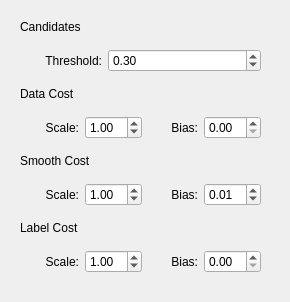
           <widget class="QWidget" name="similarity_tab">
            <attribute name="title">
             <string>Similarity</string>
            </attribute>
            <layout class="QVBoxLayout" name="verticalLayout_8">
             <item>
              <layout class="QVBoxLayout" name="verticalLayout_7">
               <item>
                <widget class="QWidget" name="widget_14" native="true">
                 <layout class="QVBoxLayout" name="verticalLayout_17">
                  <item>
                   <widget class="QLabel" name="label_49">
                    <property name="text">
                     <string>Candidates </string>
                    </property>
                   </widget>
                  </item>
                  <item>
                   <widget class="QWidget" name="widget_23" native="true">
                    <layout class="QHBoxLayout" name="horizontalLayout_19">
                     <item>
                      <widget class="QLabel" name="label_50">
                       <property name="sizePolicy">
                        <sizepolicy hsizetype="Fixed" vsizetype="Preferred">
                         <horstretch>0</horstretch>
                         <verstretch>0</verstretch>
                        </sizepolicy>
                       </property>
                       <property name="minimumSize">
                        <size>
                         <width>73</width>
                         <height>0</height>
                        </size>
                       </property>
                       <property name="text">
                        <string>Threshold:</string>
                       </property>
                       <property name="alignment">
                        <set>Qt::AlignRight|Qt::AlignTrailing|Qt::AlignVCenter</set>
                       </property>
                      </widget>
                     </item>
                     <item>
                      <widget class="QDoubleSpinBox" name="sim_threshold">
                       <property name="value">
                        <double>0.300000000000000</double>
                       </property>
                      </widget>
                     </item>
                    </layout>
                   </widget>
                  </item>
                  <item>
                   <widget class="QLabel" name="label_3">
                    <property name="text">
                     <string>Data Cost</string>
                    </property>
                   </widget>
                  </item>
                  <item>
                   <widget class="QWidget" name="widget_3" native="true">
                    <layout class="QHBoxLayout" name="horizontalLayout_4">
                     <item>
                      <widget class="QLabel" name="label_7">
                       <property name="sizePolicy">
                        <sizepolicy hsizetype="Fixed" vsizetype="Preferred">
                         <horstretch>0</horstretch>
                         <verstretch>0</verstretch>
                        </sizepolicy>
                       </property>
                       <property name="minimumSize">
                        <size>
                         <width>50</width>
                         <height>0</height>
                        </size>
                       </property>
                       <property name="text">
                        <string>Scale:</string>
                       </property>
                       <property name="alignment">
                        <set>Qt::AlignRight|Qt::AlignTrailing|Qt::AlignVCenter</set>
                       </property>
                      </widget>
                     </item>
                     <item>
                      <widget class="QDoubleSpinBox" name="sim_data_scale">
                       <property name="value">
                        <double>1.000000000000000</double>
                       </property>
                      </widget>
                     </item>
                     <item>
                      <widget class="QLabel" name="label_8">
                       <property name="sizePolicy">
                        <sizepolicy hsizetype="Fixed" vsizetype="Preferred">
                         <horstretch>0</horstretch>
                         <verstretch>0</verstretch>
                        </sizepolicy>
                       </property>
                       <property name="minimumSize">
                        <size>
                         <width>50</width>
                         <height>0</height>
                        </size>
                       </property>
                       <property name="text">
                        <string>Bias:</string>
                       </property>
                       <property name="alignment">
                        <set>Qt::AlignRight|Qt::AlignTrailing|Qt::AlignVCenter</set>
                       </property>
                      </widget>
                     </item>
                     <item>
                      <widget class="QDoubleSpinBox" name="sim_data_bias"/>
                     </item>
                    </layout>
                   </widget>
                  </item>
                  <item>
                   <widget class="QLabel" name="label_5">
                    <property name="text">
                     <string>Smooth Cost</string>
                    </property>
                   </widget>
                  </item>
                  <item>
                   <widget class="QWidget" name="widget_5" native="true">
                    <layout class="QHBoxLayout" name="horizontalLayout_5">
                     <item>
                      <widget class="QLabel" name="label_9">
                       <property name="sizePolicy">
                        <sizepolicy hsizetype="Fixed" vsizetype="Preferred">
                         <horstretch>0</horstretch>
                         <verstretch>0</verstretch>
                        </sizepolicy>
                       </property>
                       <property name="minimumSize">
                        <size>
                         <width>50</width>
                         <height>0</height>
                        </size>
                       </property>
                       <property name="text">
                        <string>Scale:</string>
                       </property>
                       <property name="alignment">
                        <set>Qt::AlignRight|Qt::AlignTrailing|Qt::AlignVCenter</set>
                       </property>
                      </widget>
                     </item>
                     <item>
                      <widget class="QDoubleSpinBox" name="sim_smooth_scale">
                       <property name="value">
                        <double>1.000000000000000</double>
                       </property>
                      </widget>
                     </item>
                     <item>
                      <widget class="QLabel" name="label_10">
                       <property name="sizePolicy">
                        <sizepolicy hsizetype="Fixed" vsizetype="Preferred">
                         <horstretch>0</horstretch>
                         <verstretch>0</verstretch>
                        </sizepolicy>
                       </property>
                       <property name="minimumSize">
                        <size>
                         <width>50</width>
                         <height>0</height>
                        </size>
                       </property>
                       <property name="text">
                        <string>Bias:</string>
                       </property>
                       <property name="alignment">
                        <set>Qt::AlignRight|Qt::AlignTrailing|Qt::AlignVCenter</set>
                       </property>
                      </widget>
                     </item>
                     <item>
                      <widget class="QDoubleSpinBox" name="sim_smooth_bias">
                       <property name="value">
                        <double>0.010000000000000</double>
                       </property>
                      </widget>
                     </item>
                    </layout>
                   </widget>
                  </item>
                  <item>
                   <widget class="QLabel" name="label_6">
                    <property name="text">
                     <string>Label Cost</string>
                    </property>
                   </widget>
                  </item>
                  <item>
                   <widget class="QWidget" name="widget_6" native="true">
                    <layout class="QHBoxLayout" name="horizontalLayout_6">
                     <item>
                      <widget class="QLabel" name="label_12">
                       <property name="sizePolicy">
                        <sizepolicy hsizetype="Fixed" vsizetype="Preferred">
                         <horstretch>0</horstretch>
                         <verstretch>0</verstretch>
                        </sizepolicy>
                       </property>
                       <property name="minimumSize">
                        <size>
                         <width>50</width>
                         <height>0</height>
                        </size>
                       </property>
                       <property name="text">
                        <string>Scale:</string>
                       </property>
                       <property name="alignment">
                        <set>Qt::AlignRight|Qt::AlignTrailing|Qt::AlignVCenter</set>
                       </property>
                      </widget>
                     </item>
                     <item>
                      <widget class="QDoubleSpinBox" name="sim_label_scale">
                       <property name="value">
                        <double>1.000000000000000</double>
                       </property>
                      </widget>
                     </item>
                     <item>
                      <widget class="QLabel" name="label_11">
                       <property name="sizePolicy">
                        <sizepolicy hsizetype="Fixed" vsizetype="Preferred">
                         <horstretch>0</horstretch>
                         <verstretch>0</verstretch>
                        </sizepolicy>
                       </property>
                       <property name="minimumSize">
                        <size>
                         <width>50</width>
                         <height>0</height>
                        </size>
                       </property>
                       <property name="text">
                        <string>Bias:</string>
                       </property>
                       <property name="alignment">
                        <set>Qt::AlignRight|Qt::AlignTrailing|Qt::AlignVCenter</set>
                       </property>
                      </widget>
                     </item>
                     <item>
                      <widget class="QDoubleSpinBox" name="sim_label_bias"/>
                     </item>
                    </layout>
                   </widget>
                  </item>
                 </layout>
                </widget>
               </item>
              </layout>
             </item>
            </layout>
           </widget>
